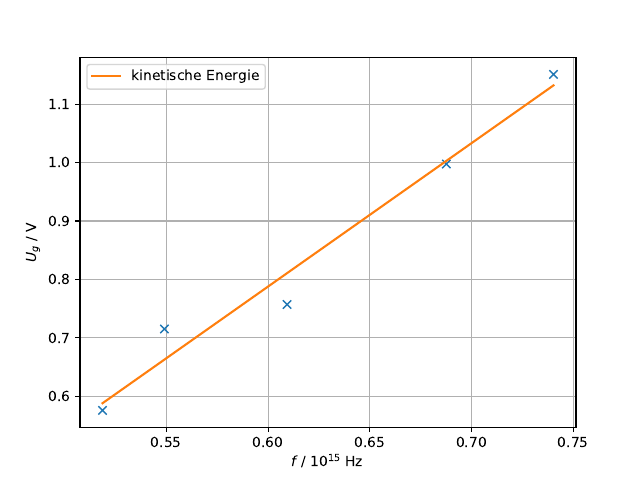

Source code (Python):
import numpy as np
import sympy
import math
import matplotlib.pyplot as plt
from scipy.optimize import curve_fit
from pylab import figure, axes, pie, title, show

print('h/e')

x, y = np.loadtxt('hdurchenull.txt', unpack=True,delimiter=',')
def f(x,a,b):
    return a*x+b
popt, pcov = curve_fit(f, x, y)
print(popt)
print(pcov)

x_new = np.linspace(x[0], x[-1], 500)
#xyab
plt.figure(1)
plt.plot(x,y,'x')
plt.plot(x_new,f(x_new,*popt),'-', label='kinetische Energie')
plt.ylabel('$U_g$ / V')
plt.xlabel('$f $ / $10^{15}$ Hz')
plt.grid()
plt.legend()

#[  2.22256933e-06  -5.40851235e-01]
#[[  4.26150911e-13  -2.64631399e-07]
# [ -2.64631399e-07   1.67265542e-01]]



plt.savefig('hdurchenull.pdf')
print ('Fertig')
